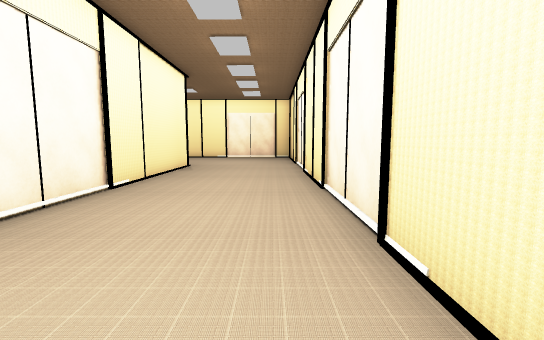
View 1 (above)

16 first-person views from a walk through a Unity game level. The camera is 1.3 m above the floor, tilts 6° down and sees 90° across. Doors are open. The floor is counted in squares, 1 m on a side. Each view is taken from the middle of a square. On the plan, view 1 faces up. The plan holds only what a view shows up to about 13 squares ahead; the rest is blank. The place goes on beyond the plan. The player character is not drawn. Some animated figures are left out. Some surface patterns are stand-ins.

View 2
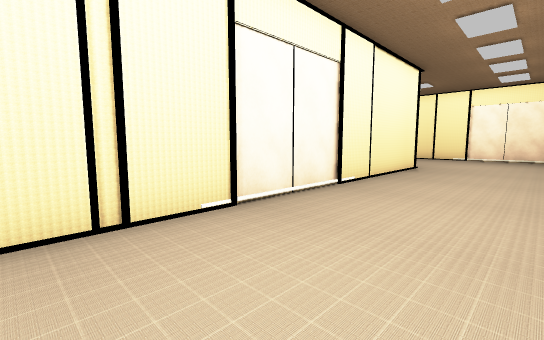

View 3
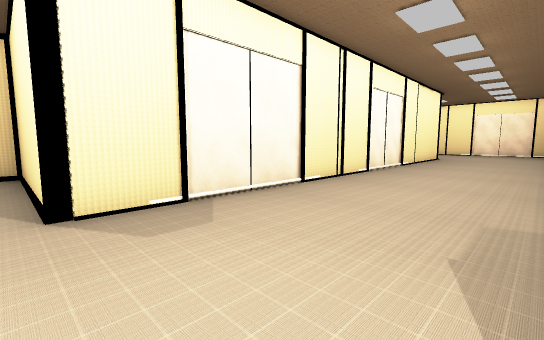

View 4
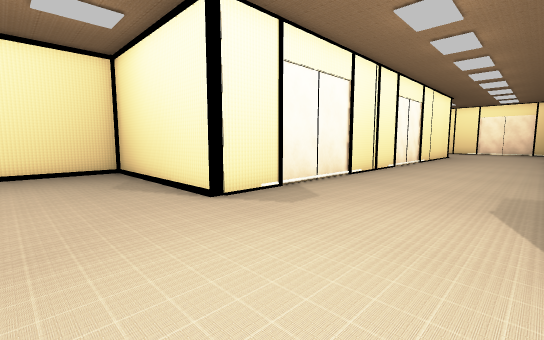

View 5
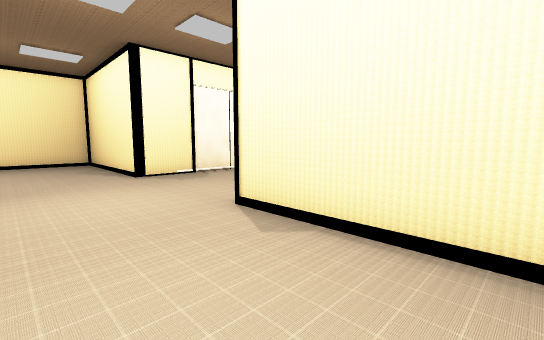

View 6
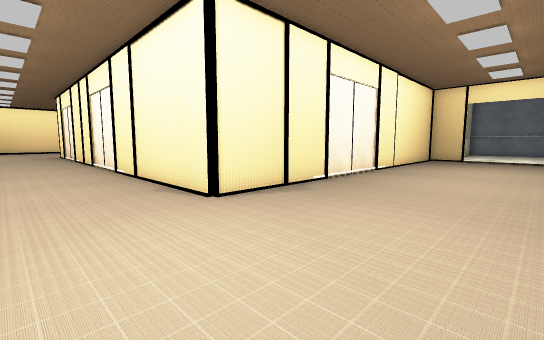

View 7
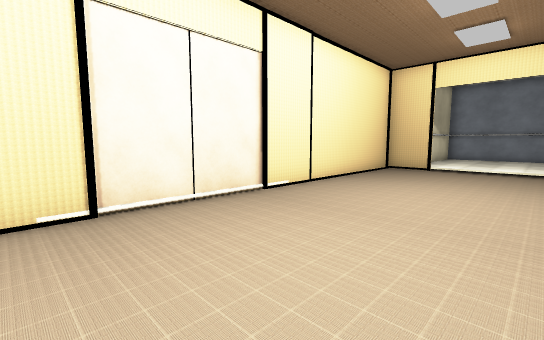

View 8
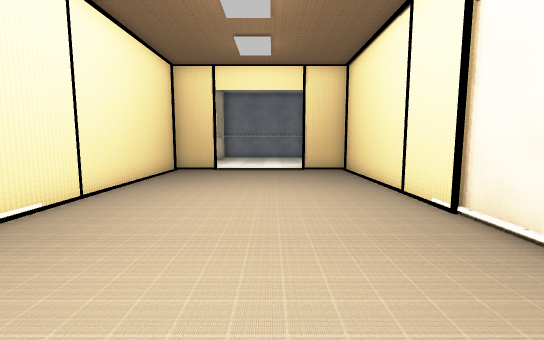

View 9
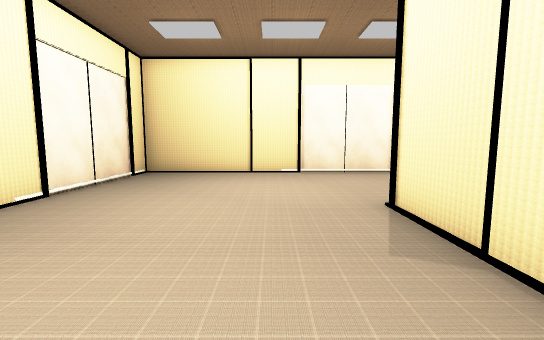

View 10
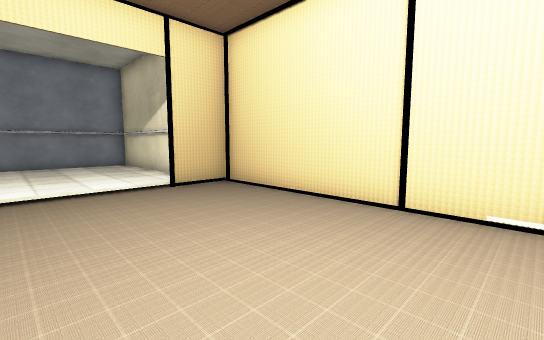

View 11
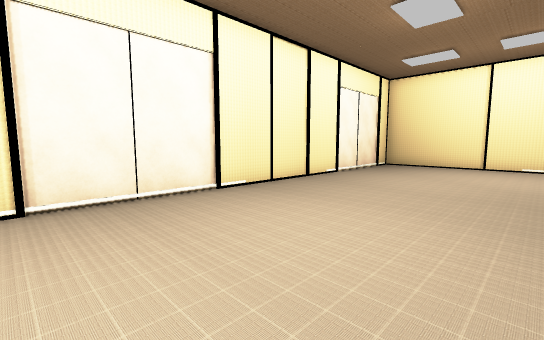

View 12
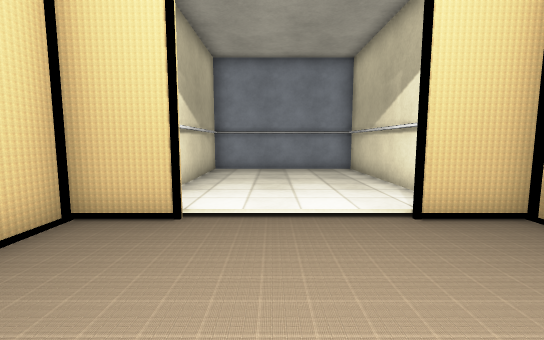

View 13
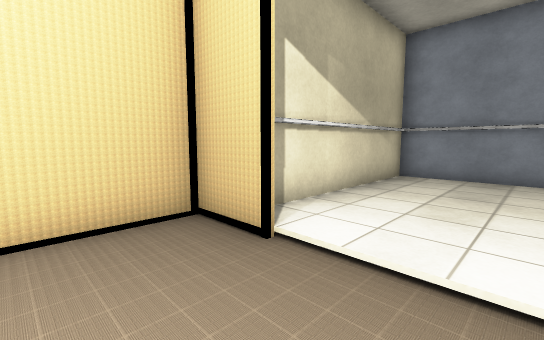

View 14
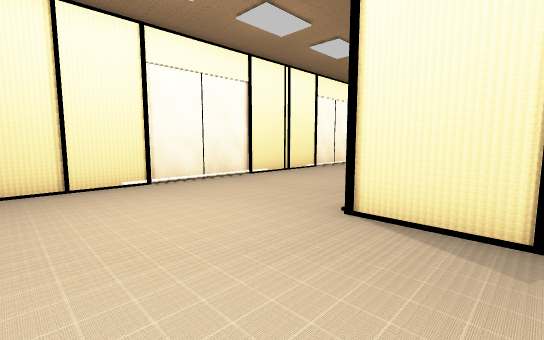

View 15
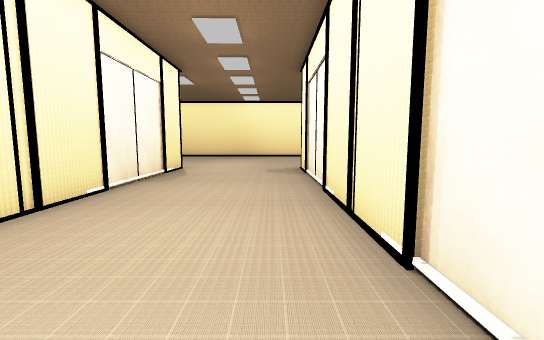

View 16
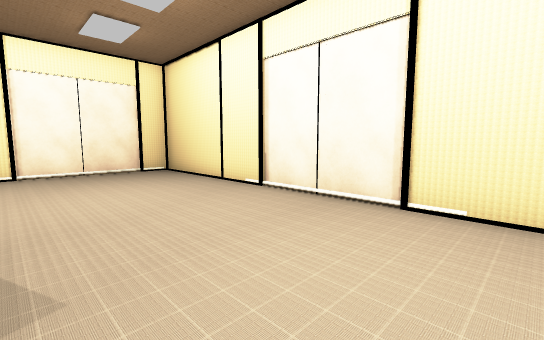

### Floor plan
Points are (right, up) in squares from view 1. A wall is a line through its corners. A room is listed if a view was taken in it or the views show most of it. See-through windows are left out.
Room 1 (views 1, 2, 3, 4, 5, 6, 7, 8, 9, 10, 11, 12, 13, 14, 15, 16)
walls: (-4.5, -7.5) (-11.4, -7.5) (-11.4, -11.1); (1.4, -7.1) (1.4, 22.4) (-21.5, 22.4) (-21.5, 20.4); (6.1, -7.5) (1.5, -7.5); (-21.5, 16.5) (-21.5, 14.5) (-4.5, 14.5) (-4.5, -7.3)
ways out: open door at (-22, 18.5) to room 2
Room 2 (no view inside)
walls: (-23, 21.3) (-28.5, 21.3) (-28.5, 15.6) (-22.3, 15.6)
ways out: open door at (-22, 18.5) to room 1

Where each view was taken, in squares from view 1:
view 1: 0 up, 0 right, facing up
view 2: 0 up, 0 right, facing up-left
view 3: 8 down, 1 right, facing up-left
view 4: 11 down, 1 right, facing up-left
view 5: 11 down, 6 right, facing up-left
view 6: 20 up, 1 left, facing down-left
view 7: 20 up, 8 left, facing down-left
view 8: 19 up, 9 left, facing left
view 9: 17 up, 10 left, facing right
view 10: 17 up, 14 left, facing up-left
view 11: 16 up, 14 left, facing up-right
view 12: 18 up, 17 left, facing left
view 13: 19 up, 19 left, facing down-left
view 14: 19 up, 7 left, facing down-right
view 15: 6 up, 3 left, facing down
view 16: 10 up, 4 left, facing up-right
